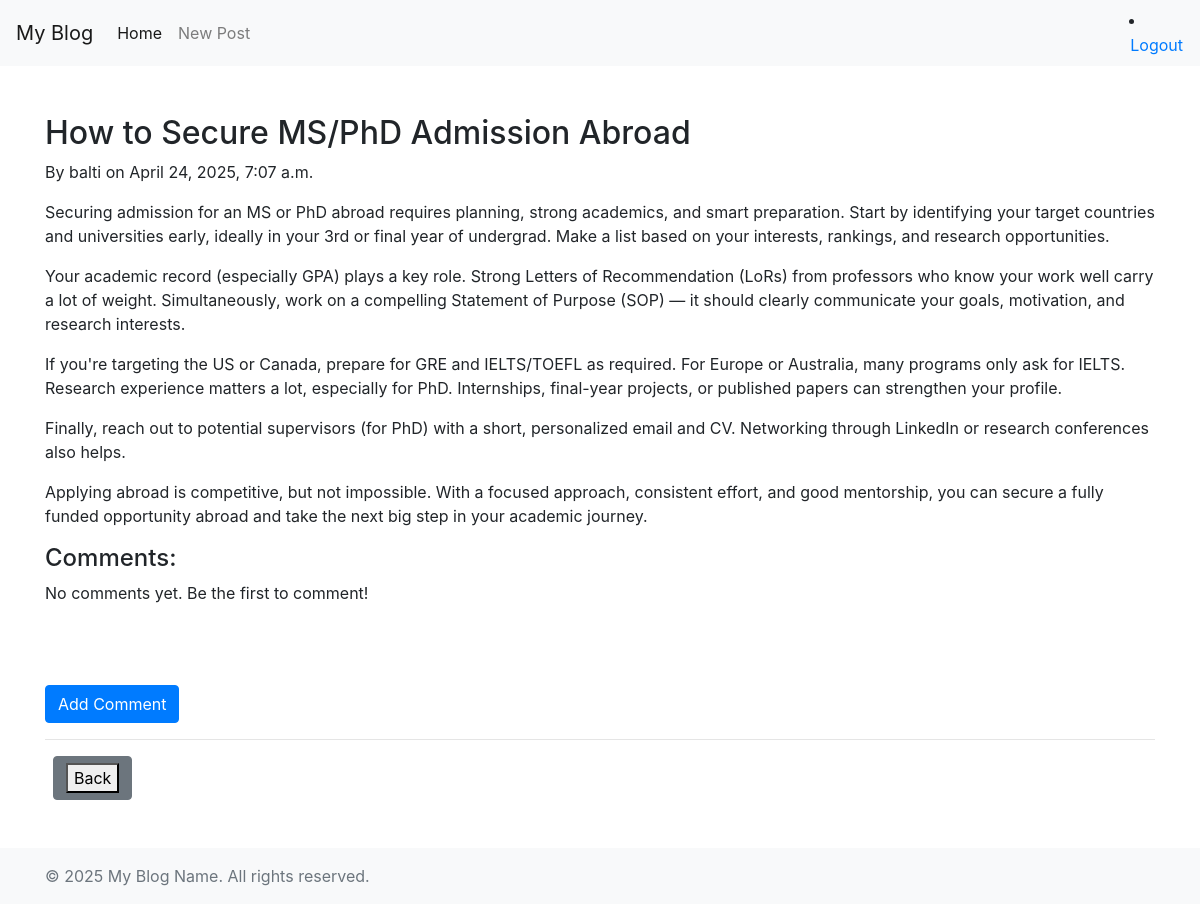
The page /post/22/ (signed in) on the database its author committed.
### blog/models.py (models this page shows, shortened)
class Post(models.Model):
    author = models.ForeignKey(settings.AUTH_USER_MODEL, on_delete=models.CASCADE)
    title = models.CharField(max_length=200)
    text = models.TextField()
    created_date = models.DateTimeField(default=timezone.now)
    published_date = models.DateTimeField(null=True, blank=True)

### blog/views.py (the view)
# urls.py: path("post/<int:pk>/", views.post_detail, name='post_detail'),
@login_required
def post_detail(request, pk):
    post = get_object_or_404(Post, pk=pk)  # Get the post or return 404 if not found
    post.text = md.markdown(post.text)     # Convert Markdown to HTML
    comments = post.comments.all()         # Get all comments linked to the post
    return render(request, 'blog/post_detail.html', {'post': post, 'comments': comments})

### blog/templates/blog/post_detail.html (shortened to what this page needs)
{% extends "blog/base.html" %}
{% block content %}
<h2>{{ post.title }}</h2>
<p>By {{ post.author.username }} on {{ post.published_date }}</p>
<p>{{ post.text|safe }}</p>
<h4>Comments:</h4>
{% for comment in comments %}
    <div class="card mt-3">
        <div class="card-body">
            <h6 class="card-subtitle mb-2 text-muted">{{ comment.author }} on {{ comment.created_date }}</h6>
            <p class="card-text">{{ comment.text }}</p>
        </div>
    </div>
    {% if comment.author == user %}
    <a href="{% url 'blog:edit_comment' comment.pk %}" class="btn btn-sm btn-secondary mt-2">Edit</a>
    <form action="{% url 'blog:delete_comment' comment.pk %}" method="post" style="display:inline;">
        {% csrf_token %}
        <button type="submit" class="btn btn-sm btn-danger mt-2">Delete</button>
    </form>
    {% endif %}
{% empty %}
    <p>No comments yet. Be the first to comment!</p>
{% endfor %}
    <br><br>
{% if user.is_authenticated %}
    <a href="{% url 'blog:add_comment' post.pk %}" class="btn btn-primary mt-3">Add Comment</a>
{% endif %}
<hr>
<a href="{% url 'blog:post_list' %}" class="btn btn-secondary ml-2"><button type='submit'>Back</button></a>
{% endblock %}

### rows shown on the page
Post: title "How to Secure MS/PhD Admission Abroad", author.username "balti", published_date "April 24, 2025, 7:07 a.m.", text "Securing admission for an MS or PhD abroad requires planning, strong academics, and smart preparation. Start by identifying your target countries and universities early, ideally in your 3rd or final year of undergrad. Make a list based on your interests, rankings, and research opportunities. Your academic record (especially GPA) plays a key role. Strong Letters of Recommendation (LoRs) from professors who know your work well carry a lot of weight. Simultaneously, work on a compelling Statement of Purpose (SOP) — it should clearly communicate your goals, motivation, and research interests. If you're targeting the US or Canada, prepare for GRE and IELTS/TOEFL as required. For Europe or…"
